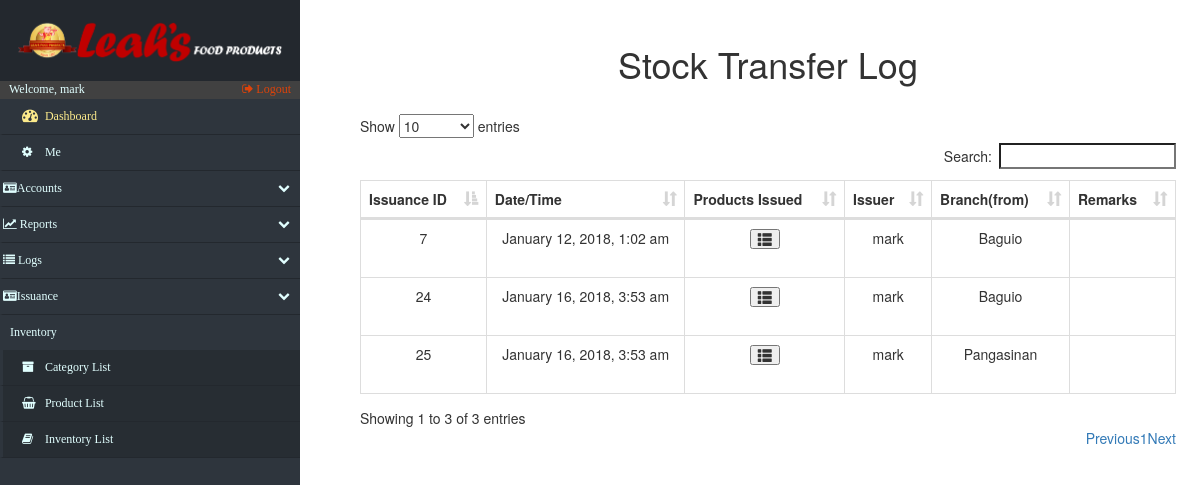
The app's page /log_STransfer.php (signed in), older data.
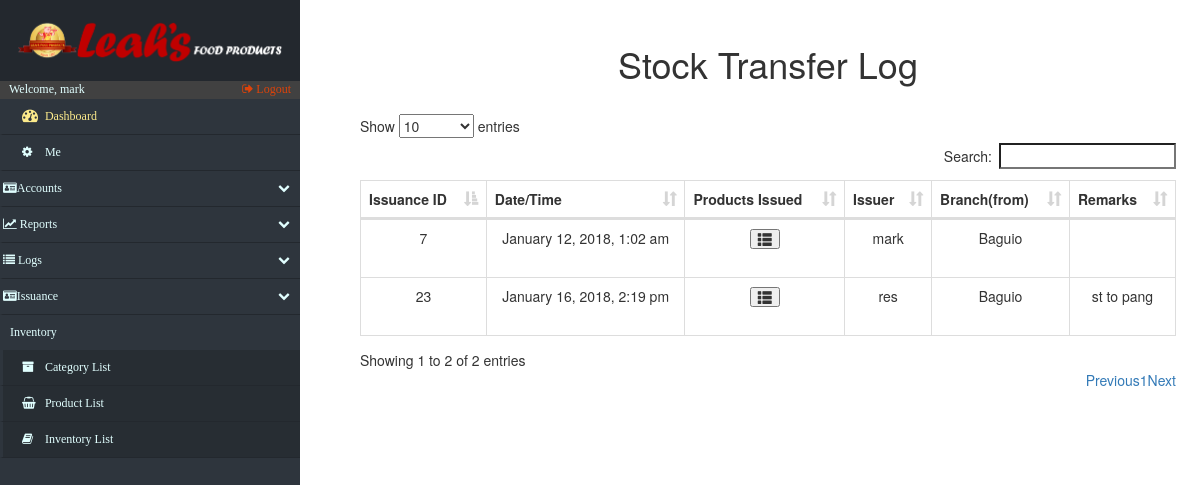
The same page, newer data.
### tables this page shows
CREATE TABLE `issuance_list` (
  `issue_id` int(15) NOT NULL,
  `prod_qty` int(15) NOT NULL,
  `prod_price` int(15) NOT NULL,
  `branch` varchar(20) NOT NULL,
  `prod_id` int(15) NOT NULL,
  `prod_remarks` varchar(200) DEFAULT NULL,
  `client_id` int(15) DEFAULT NULL
);

CREATE TABLE `issuance` (
  `issue_id` int(15) NOT NULL,
  `issue_date_time` varchar(50) NOT NULL,
  `issue_account` varchar(50) DEFAULT NULL,
  `issue_type` varchar(45) NOT NULL,
  `remarks` varchar(45) DEFAULT NULL,
  `other_clients` varchar(45) DEFAULT NULL,
  `penthouse_clients` varchar(45) DEFAULT NULL,
  `client_id` int(15) DEFAULT NULL,
  `merch_id` int(15) DEFAULT NULL
);

### log_STransfer.php (the view, shortened to what this page needs)
<!DOCTYPE html>
<html lang="en">
<head>
    <?php include('fragments/config.php') ?>
    <link rel="stylesheet" href="https://maxcdn.bootstrapcdn.com/bootstrap/3.3.7/css/bootstrap.min.css">
    <link href="src/css/datatables.css" rel="stylesheet">
    <link href="//maxcdn.bootstrapcdn.com/font-awesome/4.2.0/css/font-awesome.min.css" rel="stylesheet">
    <link href="src/css/sidebar.css" rel="stylesheet">
    <link href="src/css/custom.css" rel="stylesheet">
</head>
<body>
    <div class="nav-side-menu">
        <div class="brand">
            <div class="brandtext"></div>
        </div>
        <div class="user_info">
            <span>Welcome, <?php
                echo $_SESSION['username'];
                ?>
            </span>
            <a href="fragments/logout.php">
                <i class="fa fa-sign-out" aria-hidden="true"></i> Logout
            </a>
        </div>
        <div class="menu-list">
            <ul id="menu-content" class="menu-content collapse out">
                <li>
                    <a id="dashboard_txt" href="index.php">
                        <i class="fa fa-dashboard fa-lg"></i> Dashboard
                    </a>
                </li>
                 <li><a href="settings.php"><i class="fa fa-cog"></i> Me</a></li>
                <li data-toggle="collapse" data-target="#accounts" class="collapsed">
                    <i class="fa fa-id-card" aria-hidden="true"></i>Accounts <span class="arrow"></span>
                </li>
                <li data-toggle="collapse" data-target="#reports" class="collapsed">
                    <i class="fa fa-line-chart" aria-hidden="true"></i> Reports <span class="arrow"></span>
                </li>
                <li data-toggle="collapse" data-target="#issue" class="collapsed">
                    <i class="fa fa-list" aria-hidden="true"></i> Logs <span class="arrow"></span>
                </li>
                 <li data-toggle="collapse" data-target="#issuance" class="collapsed">
                    <i class="fa fa-id-card" aria-hidden="true"></i>Issuance<span class="arrow"></span>
                </li>
                <div class="sub-menu_nct">
                    <span class="sub-menu">Inventory
                    </span>
                </div>
                <li class="sub-menu_nc">
                    <a class="sub-menu_nc" href="categories.php">
                        <i class="fa fa-archive"> </i> Category List
                    </a>
                </li>
                <li class="sub-menu_nc">
                    <a class="sub-menu_nc" href="products.php">
                        <i class="fa fa-shopping-basket"> </i> Product List
                    </a>
                </li>
                <li class="sub-menu_nc">
                    <a href="inventory.php">
                        <i class="fa fa-book"> </i> Inventory List
                    </a>
                </li>
            </ul>
        </div>
    </div>
    <div id="page-content-wrapper">
        <div class="containers">
            <table class="table table-striped table-bordered">
                <h1 align="center">Stock Transfer Log</h1>
            </table>
            <?php
                            $retrieve = ("SELECT * FROM issuance INNER JOIN issuance_list ON issuance.issue_id = issuance_list.issue_id where issue_type = 4");
                            $results = mysqli_query($db, $retrieve);
                        ?>
                <table id="datatables" class="table table-hover table-bordered dataTable" cellspacing="0" width="100%" role="grid" aria-describedby="myTable_info" style="width: 100%;">
                    <thead>
                        <tr>
                            <th>Issuance ID</th>
                            <th>Date/Time</th>
                            <th>Products Issued</th>
                            <th>Issuer</th>
                            <th>Branch(from)</th>
                            <th>Remarks</th>
                        </tr>
                    </thead>
                    <tbody>
                        <?php
                            foreach ($results as $data):
                        ?>
                            <tr>
                                <td data-title="Issuance ID">
                                    <?php
                                    $IsID =  $data["issue_id"];
                                    echo $IsID;
                                    ?>
                                </td>
                                <td data-title="Date/Time">
                                    <?php echo $data["issue_date_time"]; ?>
                                </td>
                                <td data-title="Products Issued">
                                        <table class="table table-striped table-bordered">
                                            <button type="button" class="glyphicon glyphicon-th-list" data-toggle="modal" aria-hidden="true" data-target="#<?php echo $IsID ?>"></button>
                                        </table>
                                </td>
                                <td  data-title="Issuer">
                                    <?php
                                        $passBranch = $data["issue_account"];
                                        echo $passBranch;
                                    ?>
                                </td>
                                <td data-title="Branch">
                                    <?php
                                        $passBranch = $data["branch"];
                                        echo $passBranch;
                                    ?>
                                </td>
                                <td data-title="Remarks">
                                    <?php echo $data["remarks"]; ?>
                                </td>
                            </tr>
                <?php
                    endforeach;
                ?>
                    </tbody>
                </table>
        </div>
    </div>
</body>
</html>

### src/css/datatables.css (style rules this page uses)
table.dataTable { clear: both; width: auto; text-align: center; margin-top: 6px !important; margin-bottom: 6px !important; max-width: none !important; border-collapse: separate !important }
table.dataTable td, table.dataTable th { -webkit-box-sizing: content-box; box-sizing: content-box }
table.dataTable thead>tr>th.sorting_asc, table.dataTable thead>tr>th.sorting_desc, table.dataTable thead>tr>th.sorting, table.dataTable thead>tr>td.sorting_asc, table.dataTable thead>tr>td.sorting_desc, table.dataTable thead>tr>td.sorting { padding-right: 30px }
table.dataTable thead .sorting, table.dataTable thead .sorting_asc, table.dataTable thead .sorting_desc, table.dataTable thead .sorting_asc_disabled, table.dataTable thead .sorting_desc_disabled { cursor: pointer; position: relative }
table.dataTable thead .sorting:after, table.dataTable thead .sorting_asc:after, table.dataTable thead .sorting_desc:after, table.dataTable thead .sorting_asc_disabled:after, table.dataTable thead .sorting_desc_disabled:after { position: absolute; bottom: 8px; right: 8px; display: block; font-family: 'Glyphicons Halflings'; opacity: 0.5 }
table.dataTable thead .sorting:after { opacity: 0.2; content: "\e150" }
table.dataTable thead .sorting_asc:after { content: "\e155" }
table.table-bordered.dataTable th, table.table-bordered.dataTable td { border-left-width: 0 }
table.table-bordered.dataTable th:last-child, table.table-bordered.dataTable th:last-child, table.table-bordered.dataTable td:last-child, table.table-bordered.dataTable td:last-child { border-right-width: 0 }
table.table-bordered.dataTable tbody th, table.table-bordered.dataTable tbody td { border-bottom-width: 0 }

### src/css/sidebar.css (style rules this page uses)
.nav-side-menu { overflow: hidden; font-family: verdana; font-size: 12px; font-weight: 200; background-color: #2e353d; position: fixed; top: 0px; width: 300px; height: 100%; color: #e1ffff; }
.nav-side-menu .brand { background-color: #23282e; line-height: 50px; display: block; text-align: center; font-size: 14px; }
.nav-side-menu ul, .nav-side-menu li { list-style: none; padding: 0px; margin: 0px; line-height: 35px; cursor: pointer; }
.nav-side-menu li { padding-left: 0px; border-left: 3px solid #2e353d; border-bottom: 1px solid #23282e; }
.nav-side-menu li a { text-decoration: none; color: #e1ffff; }
.nav-side-menu li a i { padding-left: 10px; width: 20px; padding-right: 20px; }
@media (min-width: 800px) { .nav-side-menu .menu-list .menu-content { display: block; } }
body { margin: 0px; padding: 0px; }
#dashboard_txt { color: #fcea8b; }
.sub-menu_nc { background-color: #272d33; }
.sub-menu_nct { padding-left: 10px; }
.nav-side-menu .brand .brandtext { padding: 4%; content: url(../img/LeahsTextAlter.PNG); width: 100%; text-align: center; }
.user_info { background-color: #414141; }
.user_info a { float: right; padding-right: 3%; color: #dd430a; }
.user_info span { padding-left: 3% }
.sub-menu_nc a { display: block; }
.menu-content > li a { display: inline-block; width: 100%; }
#menu-content li a { padding-left: 3%; }

### src/css/custom.css (style rules this page uses)
.containers { padding: 0px; margin: 0px; margin-top:2%; float: right; width: 79%; padding-right: 5%; }
@media (max-width: 1600px) { .containers { width: 75%; padding-right: 4%; } }
@media (max-width: 1400px) { .containers { width: 73%; padding-right 3%;: } }
@media (max-width: 1260px) { .containers { width: 70%; padding-right: 2%; } }

Row changes from the older to the newer data that the page shows:
removed issuance_list: issue "24", issue.issue_date_time "January 16, 2018, 3:53 am", issue.issue_account "mark", branch "Baguio"
removed issuance_list: issue "25", issue.issue_date_time "January 16, 2018, 3:53 am", issue.issue_account "mark", branch "Pangasinan"
added issuance_list: issue "23", issue.issue_date_time "January 16, 2018, 2:19 pm", issue.issue_account "res", branch "Baguio", issue.remarks "st to pang"
Text that changed along with them:
text written by a page script: "Show entries Search: Showing 1 to 3 of 3 entries Previous 1 Next" → "Show entries Search: Showing 1 to 2 of 2 entries Previous 1 Next"
